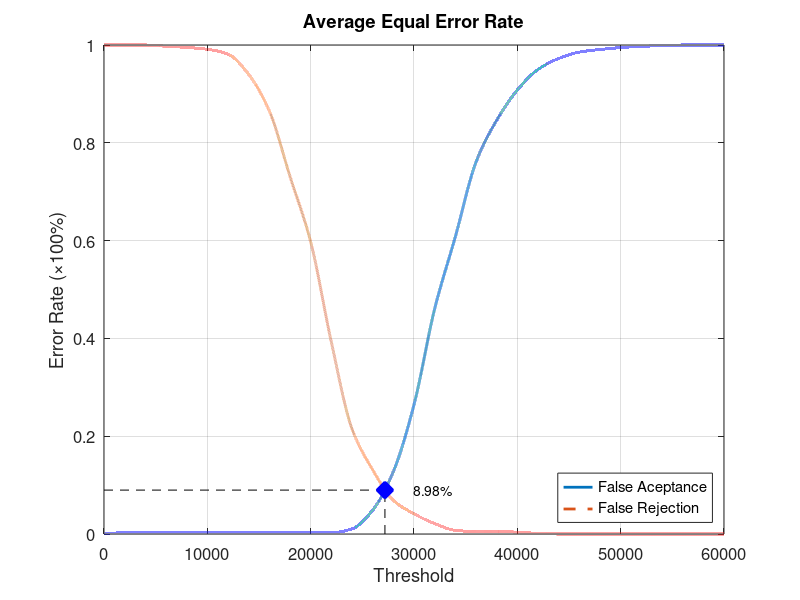
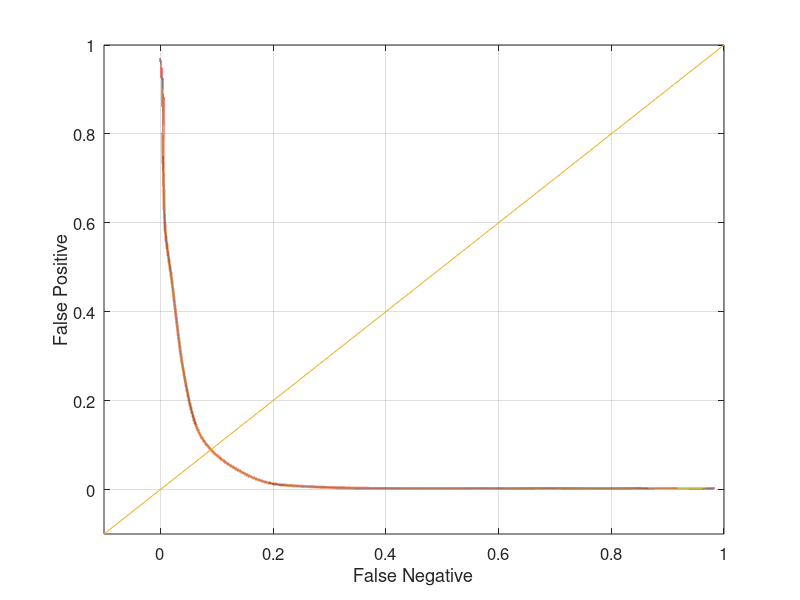

These figures' MATLAB source, in order:
function yEER = Experiment5Average
close all;
clear;
clc;
x = 0:2000:60000;
xq = 0:0.5:60000;

y0 = [0 0.00263158 0.00263158 0.00263158 0.00263158 0.00263158 0.00263158 0.00263158 0.00263158 0.00263158 0.00263158 0.00263158 0.0105263 0.0486842 0.127632 0.264474 0.460526 0.607895 0.760526 0.846053 0.907895 0.95 0.972368 0.985526 0.99079 0.994737 0.997368 0.998684 1 1 1];
yy0 = interp1(x, y0, xq, 'pchip');
y1 = [1 1 1 0.9975 0.995 0.99125 0.98125 0.94 0.865 0.73125 0.5975 0.3925 0.215 0.13125 0.06875 0.04125 0.02125 0.0075 0.005 0.005 0.00375 0.00125 0 0 0 0 0 0 0 0 0];
yy1 = interp1(x, y1, xq, 'pchip');

% Calculating EER: 
y2 = abs(y0 - y1);
find(y2 == min(y2))
yy2 = abs(yy0 - yy1);
xEER = find(yy2 == min(yy2));
xEERIndex = xq(xEER) % X-axis EER
yEER = yy0(xEER) % Y-axis EER

main = figure
plot(xq, yy0,'-','LineWidth', 2);	hold on
plot(xq, yy1,'--','LineWidth', 2);	hold on
plot([xEERIndex xEERIndex], [0 yEER], 'k--');	hold on
plot([0 xEERIndex], [yEER yEER], 'k--');	hold on
plot(xEERIndex, yEER, 'bx', 'LineWidth', 10);	hold on
text(xEERIndex + 10 * xEERIndex / 100, yEER, [num2str(round((10000 * yEER)) / 100) '%'])
legend('False Aceptance', 'False Rejection', 'Location', 'SouthEast')
xlabel('Threshold')
ylabel('Error Rate (\times100%)')
title('Average Equal Error Rate')
set(gca, 'FontSize', 12)
axis([0 60000 0 1])
grid on

print(main, 'Experiment5AverageMain', '-dpng');
FNRxFPR = figure('Color', [1 1 1]);
plot(yy1, yy0, '-', yy1, yy0, 'LineWidth', 2);
hold on
y = -0.1:0.1:1
plot(y, y); 
set(gca, 'FontSize', 12)
xlabel('False Negative')
ylabel('False Positive')
axis([-0.1 1 -0.1 1])
set(gca, 'FontSize', 12)
grid on

print(FNRxFPR, 'Experiment5AverageFNRxFPR','-dpng');
end
